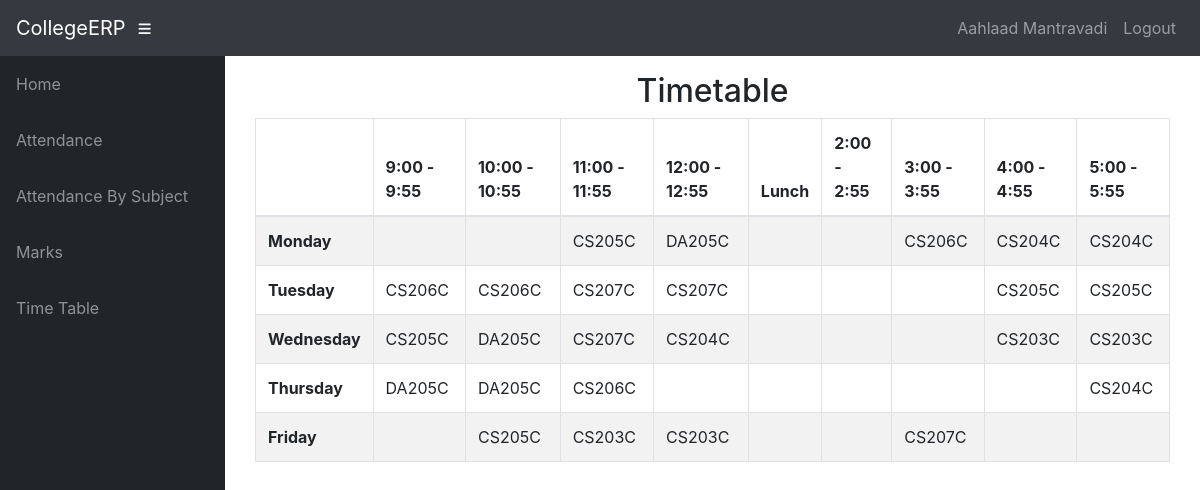
Screenshot of /info/student/CSE21/timetable/ (signed in) with the database file from the repository.
### info/models.py (models this page shows, shortened)
class User(AbstractUser):
    @property
    def is_student(self):
        if hasattr(self, 'student'):
            return True
        return False

class Student(models.Model):
    user = models.OneToOneField(User, on_delete=models.CASCADE, null=True)
    class_id = models.ForeignKey(Class, on_delete=models.CASCADE, default=1)
    USN = models.CharField(primary_key='True', max_length=100)
    name = models.CharField(max_length=200)
    sex = models.CharField(max_length=50, choices=sex_choice, default='Male')
    DOB = models.DateField(default='1998-01-01')

class Assign(models.Model):
    class_id = models.ForeignKey(Class, on_delete=models.CASCADE)
    course = models.ForeignKey(Course, on_delete=models.CASCADE)
    teacher = models.ForeignKey(Teacher, on_delete=models.CASCADE)
    class Meta:
        unique_together = (('course', 'class_id', 'teacher'),)

### info/views.py (the view)
# urls.py: path('timetable/', api_view.TimetableView.as_view()),
@login_required()
def timetable(request, class_id):
    asst = AssignTime.objects.filter(assign__class_id=class_id)
    matrix = [['' for i in range(10)] for j in range(5)]
    for i, d in enumerate(DAYS_OF_WEEK):
        t = 0
        for j in range(10):
            if j == 0:
                matrix[i][0] = d[0]
                continue
            if j == 5:
                continue
            try:
                a = asst.get(period=time_slots[t][0], day=d[0])
                matrix[i][j] = a.assign.course_id
            except AssignTime.DoesNotExist:
                pass
            t += 1
    context = {'matrix': matrix}
    return render(request, 'info/timetable.html', context)

### info/templates/info/timetable.html
{% extends 'info/base.html' %}
    {% block content %}
    <div class="container">
        <div class="container">
            <div class="row">
                <div class="col-md-12">
                    <h2 class="text-center">
                        Timetable
                    </h2>
                </div>
                <div id="no-more-tables">
                    <table class="col-sm-12 table table-bordered table-striped table-condensed cf">
                        <thead class="cf">
                            <tr>
                                <th>      </th>
                                <th>9:00 - 9:55</th>
                                <th>10:00 - 10:55</th>
                                <th>11:00 - 11:55</th>
                                <th>12:00 - 12:55</th>
                                <th>Lunch</th>
                                <th>2:00 - 2:55</th>
                                <th>3:00 - 3:55</th>
                                <th>4:00 - 4:55</th>
                                <th>5:00 - 5:55</th>
                            </tr>
                        </thead>
                        <tbody>
                            {% for i in matrix %}
                            <tr>
                                {% for j in i %}
                                    {% if forloop.counter == 1 %}
                                    <td><b>{{ j }}</b></td>
                                    {% else %}
                                    <td>{{ j }}</td>
                                    {% endif %}
                                {% endfor %}
                            </tr>
                            {% endfor %}
                        </tbody>
                    </table>
                </div>
            </div>
        </div>
    </div>
    {% endblock %}

### info/templates/info/base.html (shortened to what this page needs)
<!DOCTYPE html>
<html lang="en">
  <head>
      {% load static %}
    <link href="{% static '/info/bootstrap/vendor/bootstrap/css/bootstrap.min.css' %}" rel="stylesheet">
    <link href="{% static '/info/bootstrap/vendor/fontawesome-free/css/all.min.css' %}" rel="stylesheet" type="text/css">
    <link href="{% static '/info/bootstrap/vendor/datatables/dataTables.bootstrap4.css' %}" rel="stylesheet">
    <link href="{% static '/info/bootstrap/css/sb-admin.css' %}" rel="stylesheet">
  </head>
  <body id="page-top">
    <nav class="navbar navbar-expand navbar-dark bg-dark static-top">
      <a class="navbar-brand mr-1" href="{% url 'index' %}">CollegeERP</a>
      <button class="btn btn-link btn-sm text-white order-1 order-sm-0" id="sidebarToggle" href="#">
        <i class="fas fa-bars"></i>
      </button>
        <div class="collapse navbar-collapse" id="navbarResponsive">
          <ul class="navbar-nav ml-auto">
            <li class="nav-item">
                {% if request.user.is_student %}
                    <a class="nav-link text-capitalize">{{ request.user.student.name }}</a>
                {% elif request.user.is_teacher %}
                    <a class="nav-link text-capitalize">{{ request.user.teacher.name }}</a>
                {% endif %}
            </li>
            <li class="nav-item">
                <a class="nav-link" href="#" data-toggle="modal" data-target="#logoutModal">Logout</a>
            </li>
          </ul>
        </div>
    </nav>
    <div id="wrapper">
      <ul class="sidebar navbar-nav">
            <li class="nav-item">
              <a class="nav-link" href="{% url 'index' %}">
                <span>Home</span>
              </a>
            </li>
        {% if request.user.is_student %}
            <li class="nav-item">
              <a class="nav-link" href="{% url 'attendance' request.user.student.USN %}">
                <span>Attendance</span>
              </a>
            </li>
            <li class="nav-item">
              <a class="nav-link" href="{% url 'attendance' request.user.student.USN %}">
                <span>Attendance By Subject</span>
              </a>
            </li>
            <li class="nav-item">
              <a class="nav-link" href="{% url 'marks_list' request.user.student.USN %}">
                <span>Marks</span>
              </a>
            </li>
              <li class="nav-item">
              <a class="nav-link" href="{% url 'timetable' request.user.student.class_id_id %}">
                <span>Time Table</span>
              </a>
            </li>
        {% endif %}
      </ul>
      <div id="content-wrapper">
        <div class="container-fluid">
            {% block content %}
            {% endblock %}
        </div>
      </div>
    </div>
  </body>
</html>

### rows the page displays
User: user.student.name "Aahlaad Mantravadi"
Assign: i "CS205C" "CS205C" "CS205C" "CS205C" "CS205C"
Assign: i "DA205C" "DA205C" "DA205C" "DA205C"
Assign: i "CS206C" "CS206C" "CS206C" "CS206C"
Assign: i "CS204C" "CS204C" "CS204C" "CS204C"
Assign: i "CS207C" "CS207C" "CS207C" "CS207C"
Assign: i "CS203C" "CS203C" "CS203C" "CS203C"

### other values shown
{{ j }} "Monday" "Tuesday" "Wednesday" "Thursday" "Friday"
